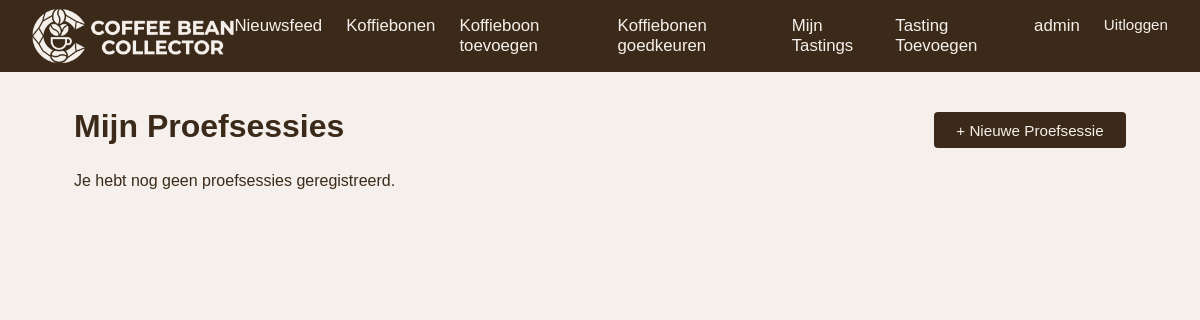
The app's page /mijn-proefsessies/ (signed in), older data.
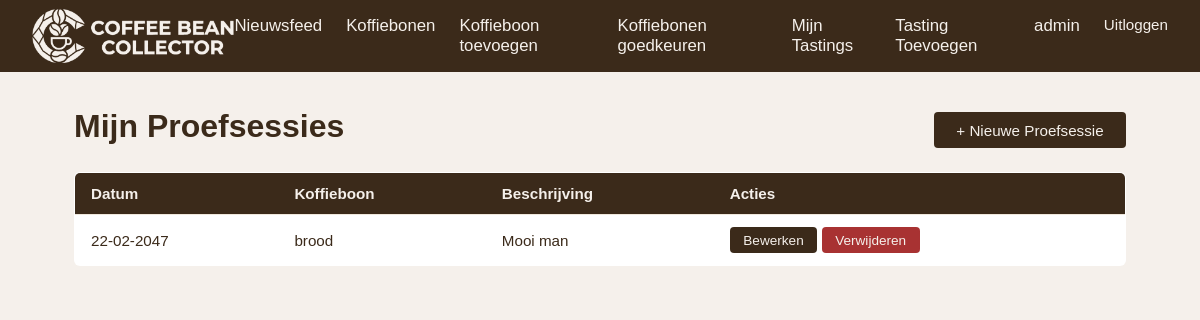
The same page, newer data.
### base/models.py (models this page shows, shortened)
class Tasting(models.Model):
    bean = models.ForeignKey('Bean', on_delete=models.CASCADE, related_name='tastings')
    user = models.ForeignKey(User, on_delete=models.CASCADE, related_name='tastings')
    date = models.DateField()
    description = models.TextField()

class Bean(models.Model):
    name = models.CharField(max_length=255)
    country_of_origin = models.CharField(max_length=255)
    roaster = models.CharField(max_length=255, blank=True, default='')
    harvest_season = models.CharField(max_length=255)
    in_season = models.BooleanField(default=True)
    approved = models.BooleanField(default=False)
    approved_by = models.ForeignKey(
        User, null=True, blank=True, on_delete=models.SET_NULL, related_name='approved_beans'
    )

### base/views.py (the view)
# urls.py: path('mijn-proefsessies/', views.tasting_list, name='tasting_list'),
@login_required(login_url='/login/')
def tasting_list(request):
    from .models import Tasting
    tastings = Tasting.objects.filter(user=request.user).order_by('-date')
    return render(request, 'base/tasting_list.html', {'tastings': tastings})

### base/templates/base/tasting_list.html (shortened to what this page needs)
{% extends 'base.html' %}
{% block content %}
<div class="bean-list-container">
    <div class="bean-list-header">
        <h1>Mijn Proefsessies</h1>
        <a href="{% url 'tasting_add' %}" class="btn">+ Nieuwe Proefsessie</a>
    </div>
    {% if tastings %}
        <table class="bean-table">
            <thead>
                <tr>
                    <th>Datum</th>
                    <th>Koffieboon</th>
                    <th>Beschrijving</th>
                    <th>Acties</th>
                </tr>
            </thead>
            <tbody>
                {% for tasting in tastings %}
                    <tr>
                        <td>{{ tasting.date|date:"d-m-Y" }}</td>
                        <td>{{ tasting.bean.name }}</td>
                        <td>{{ tasting.description|truncatechars:40 }}</td>
                        <td>
                            <a href="{% url 'tasting_edit' tasting.pk %}" class="btn btn-small">Bewerken</a>
                            <a href="{% url 'tasting_delete' tasting.pk %}" class="btn btn-danger btn-small">Verwijderen</a>
                        </td>
                    </tr>
                {% endfor %}
            </tbody>
        </table>
    {% else %}
        <p>Je hebt nog geen proefsessies geregistreerd.</p>
    {% endif %}
</div>
{% endblock %}

Row changes from the older to the newer data that the page shows:
added Tasting: date "22-02-2047", bean.name "brood", description "Mooi man"
Text that changed along with them:
text no longer shown: "Je hebt nog geen proefsessies geregistreerd."
text now shown: "Datum Koffieboon Beschrijving Acties"
